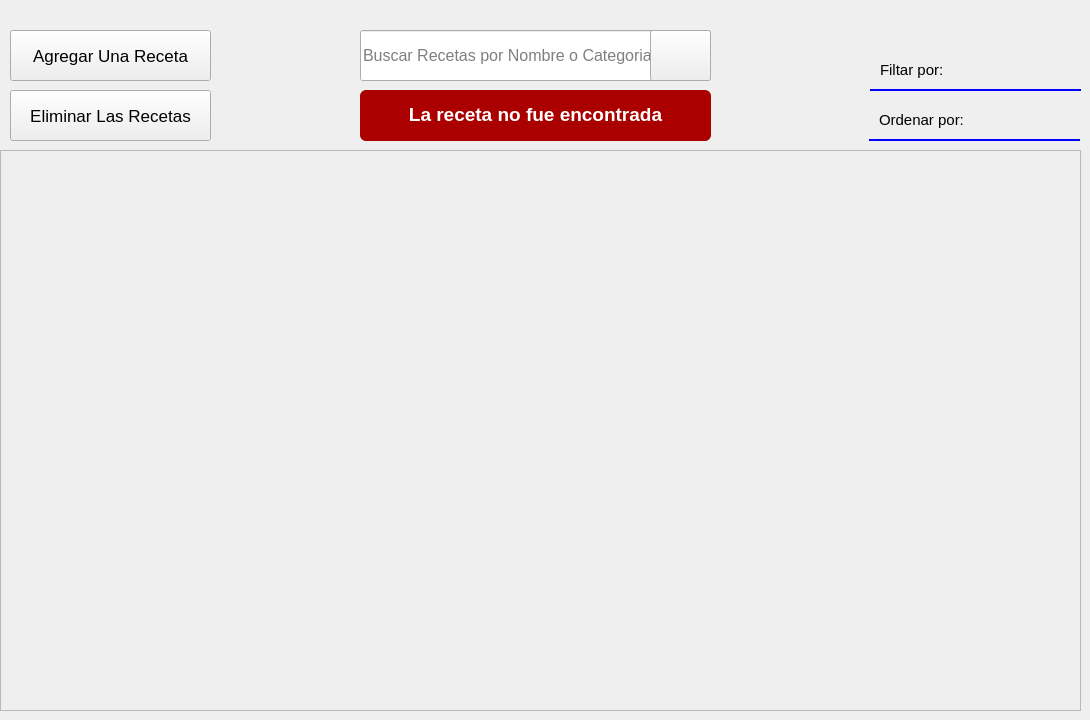
    <widget class="QWidget" name="recipes">
     <widget class="QPushButton" name="addRecipeButton">
      <property name="geometry">
       <rect>
        <x>10</x>
        <y>30</y>
        <width>201</width>
        <height>51</height>
       </rect>
      </property>
      <property name="font">
       <font>
        <family>Arial</family>
        <pointsize>13</pointsize>
       </font>
      </property>
      <property name="text">
       <string>Agregar Una Receta</string>
      </property>
      <property name="icon">
       <iconset resource="Recursos.qrc">
        <normaloff>:/Icons/add.png</normaloff>:/Icons/add.png</iconset>
      </property>
      <property name="iconSize">
       <size>
        <width>20</width>
        <height>20</height>
       </size>
      </property>
     </widget>
     <widget class="QLineEdit" name="searchRecipeLineEdit">
      <property name="geometry">
       <rect>
        <x>360</x>
        <y>30</y>
        <width>351</width>
        <height>51</height>
       </rect>
      </property>
      <property name="font">
       <font>
        <family>Arial</family>
        <pointsize>12</pointsize>
       </font>
      </property>
      <property name="placeholderText">
       <string>Buscar Recetas por Nombre o Categoria</string>
      </property>
      <property name="cursorMoveStyle">
       <enum>Qt::CursorMoveStyle::LogicalMoveStyle</enum>
      </property>
     </widget>
     <widget class="QPushButton" name="deleteAllRecipesButton">
      <property name="geometry">
       <rect>
        <x>10</x>
        <y>90</y>
        <width>201</width>
        <height>51</height>
       </rect>
      </property>
      <property name="font">
       <font>
        <family>Arial</family>
        <pointsize>13</pointsize>
       </font>
      </property>
      <property name="text">
       <string>Eliminar Las Recetas</string>
      </property>
      <property name="icon">
       <iconset resource="Recursos.qrc">
        <normaloff>:/Icons/delete3.png</normaloff>:/Icons/delete3.png</iconset>
      </property>
      <property name="iconSize">
       <size>
        <width>20</width>
        <height>20</height>
       </size>
      </property>
     </widget>
     <widget class="QScrollArea" name="recipesArea">
      <property name="geometry">
       <rect>
        <x>0</x>
        <y>150</y>
        <width>1081</width>
        <height>561</height>
       </rect>
      </property>
      <property name="widgetResizable">
       <bool>true</bool>
      </property>
      <widget class="QWidget" name="scrollAreaWidgetContents">
       <property name="geometry">
        <rect>
         <x>0</x>
         <y>0</y>
         <width>1079</width>
         <height>559</height>
        </rect>
       </property>
      </widget>
     </widget>
     <widget class="QWidget" name="sort" native="true">
      <property name="geometry">
       <rect>
        <x>869</x>
        <y>100</y>
        <width>211</width>
        <height>41</height>
       </rect>
      </property>
      <property name="styleSheet">
       <string notr="true">#sort{
	border-bottom: 2px solid;
	border-bottom-color: rgb(0, 0, 255);
}</string>
      </property>
      <widget class="QLabel" name="sortLabel">
       <property name="geometry">
        <rect>
         <x>10</x>
         <y>10</y>
         <width>89</width>
         <height>20</height>
        </rect>
       </property>
       <property name="font">
        <font>
         <family>Arial</family>
         <pointsize>11</pointsize>
        </font>
       </property>
       <property name="text">
        <string>Ordenar por:</string>
       </property>
      </widget>
      <widget class="QComboBox" name="comboBoxSort">
       <property name="geometry">
        <rect>
         <x>100</x>
         <y>10</y>
         <width>101</width>
         <height>22</height>
        </rect>
       </property>
       <property name="styleSheet">
        <string notr="true">#comboBoxSort {
    background-color: transparent;
	border-radius: 4px;
}
#comboBoxSort:hover{
    border: 1px solid #0078d7;
}
#comboBoxSort:focus {
    border: 1px solid #0056b3;
}
#comboBoxSort QAbstractItemView {
    border: 3px solid black;
    border-radius: 5px;
    background-color: white;
    selection-background-color: rgba(0, 120, 215, 0.3);
    selection-color: blue;
    padding: 5px;
}
#comboBoxSort:drop-down {
    width: 30px;
    border: none;
}

#comboBoxSort:down-arrow {
    image: url(:/Icons/down_arrow.png);
    width: 30px;
    width: 30px;
}</string>
       </property>
       <property name="editable">
        <bool>false</bool>
       </property>
       <property name="placeholderText">
        <string>Selecciona</string>
       </property>
       <property name="duplicatesEnabled">
        <bool>false</bool>
       </property>
      </widget>
     </widget>
     <widget class="QWidget" name="filter" native="true">
      <property name="geometry">
       <rect>
        <x>870</x>
        <y>50</y>
        <width>211</width>
        <height>41</height>
       </rect>
      </property>
      <property name="styleSheet">
       <string notr="true">#filter{
	border-bottom: 2px solid;
	border-bottom-color: rgb(0, 0, 255);
}</string>
      </property>
      <widget class="QLabel" name="sortLabel_2">
       <property name="geometry">
        <rect>
         <x>10</x>
         <y>10</y>
         <width>89</width>
         <height>20</height>
        </rect>
       </property>
       <property name="font">
        <font>
         <family>Arial</family>
         <pointsize>11</pointsize>
        </font>
       </property>
       <property name="text">
        <string>Filtar por:</string>
       </property>
      </widget>
      <widget class="QComboBox" name="comboBoxFilter">
       <property name="geometry">
        <rect>
         <x>100</x>
         <y>10</y>
         <width>101</width>
         <height>22</height>
        </rect>
       </property>
       <property name="styleSheet">
        <string notr="true">#comboBoxFilter {
    background-color: transparent;
	border-radius: 4px;
}
#comboBoxFilter:hover{
    border: 1px solid #0078d7;
}
#comboBoxFilter:focus {
    border: 1px solid #0056b3;
}
#comboBoxFilter QAbstractItemView {
    border: 3px solid black;
    border-radius: 5px;
    background-color: white;
    selection-background-color: rgba(0, 120, 215, 0.3);
    selection-color: blue;
    padding: 5px;
}
#comboBoxFilter:drop-down {
    width: 30px;
    border: none;
}

#comboBoxFilter:down-arrow {
    image: url(:/Icons/down_arrow.png);
    width: 30px;
    width: 30px;
}</string>
       </property>
       <property name="editable">
        <bool>false</bool>
       </property>
       <property name="placeholderText">
        <string>Selecciona</string>
       </property>
       <property name="duplicatesEnabled">
        <bool>false</bool>
       </property>
      </widget>
     </widget>
     <widget class="QPushButton" name="searchRecipeButton">
      <property name="geometry">
       <rect>
        <x>650</x>
        <y>30</y>
        <width>61</width>
        <height>51</height>
       </rect>
      </property>
      <property name="text">
       <string/>
      </property>
      <property name="icon">
       <iconset resource="Recursos.qrc">
        <normaloff>:/Icons/search2.png</normaloff>:/Icons/search2.png</iconset>
      </property>
      <property name="iconSize">
       <size>
        <width>32</width>
        <height>32</height>
       </size>
      </property>
     </widget>
     <widget class="QPushButton" name="clearSearchLineEditButton">
      <property name="geometry">
       <rect>
        <x>620</x>
        <y>30</y>
        <width>31</width>
        <height>51</height>
       </rect>
      </property>
      <property name="styleSheet">
       <string notr="true">border:none;
</string>
      </property>
      <property name="text">
       <string/>
      </property>
      <property name="icon">
       <iconset resource="Recursos.qrc">
        <normaloff>:/Icons/cancel3.png</normaloff>:/Icons/cancel3.png</iconset>
      </property>
      <property name="iconSize">
       <size>
        <width>18</width>
        <height>18</height>
       </size>
      </property>
     </widget>
     <widget class="QWidget" name="messageWidget" native="true">
      <property name="geometry">
       <rect>
        <x>360</x>
        <y>90</y>
        <width>351</width>
        <height>51</height>
       </rect>
      </property>
      <property name="styleSheet">
       <string notr="true">background-color: rgb(170, 0, 0);
border-radius: 6px;</string>
      </property>
      <widget class="QLabel" name="label_2">
       <property name="geometry">
        <rect>
         <x>0</x>
         <y>4</y>
         <width>351</width>
         <height>41</height>
        </rect>
       </property>
       <property name="font">
        <font>
         <family>Arial</family>
         <pointsize>14</pointsize>
         <bold>true</bold>
        </font>
       </property>
       <property name="styleSheet">
        <string notr="true">color: rgb(255, 255, 255);</string>
       </property>
       <property name="text">
        <string>La receta no fue encontrada</string>
       </property>
       <property name="alignment">
        <set>Qt::AlignmentFlag::AlignCenter</set>
       </property>
      </widget>
     </widget>
    </widget>
